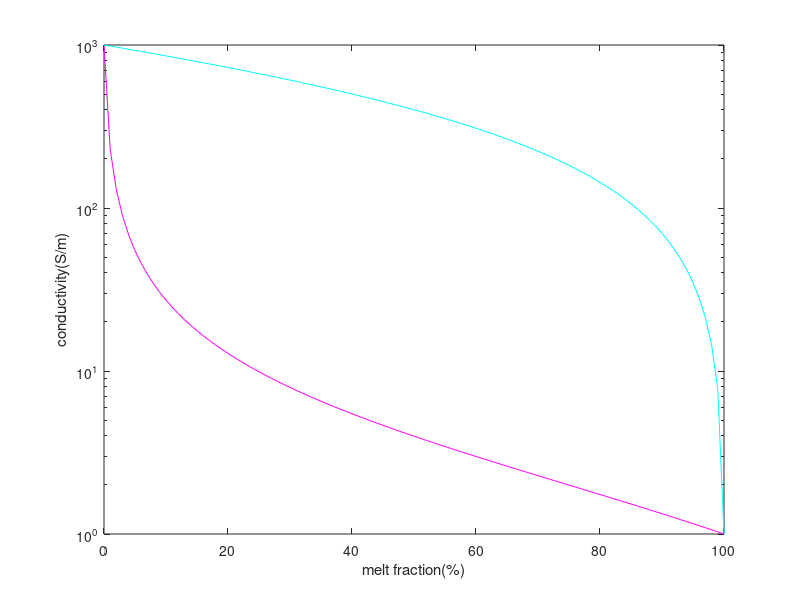

Write the MATLAB code that produced this figure.
%%Hashin-Shtrikman Boundery
%%Hashin Z, Shtrikman S. A Variational approach to the theory of the effective magnetic permeability of multiphase materials[J]. Journal of Applied Physics, 1962, 33(10): 3125-3131. https://doi.org/10.1063/1.1728579.
%%coded by GuJiangfan@CUGB
%%meltfraction-conductivity 
meltsigma=1;%replace it with any result you find/calculate/measure
sigmarock=1000;%replace it with any result you find/calculate/measure
phi=0:0.01:1;
phip=phi*100;
sigmahsp=meltsigma+(1-phi).*(1./(1/(sigmarock-meltsigma)+phi/meltsigma/3));
semilogy(phip,sigmahsp,'m');
hold on
sigmahsm=sigmarock+phi.*(1./(1/(meltsigma-sigmarock)+(1-phi)/sigmarock/3));
semilogy(phip,sigmahsm,'c');
hold on
xlabel('melt fraction(%)');
ylabel('conductivity(S/m)');
